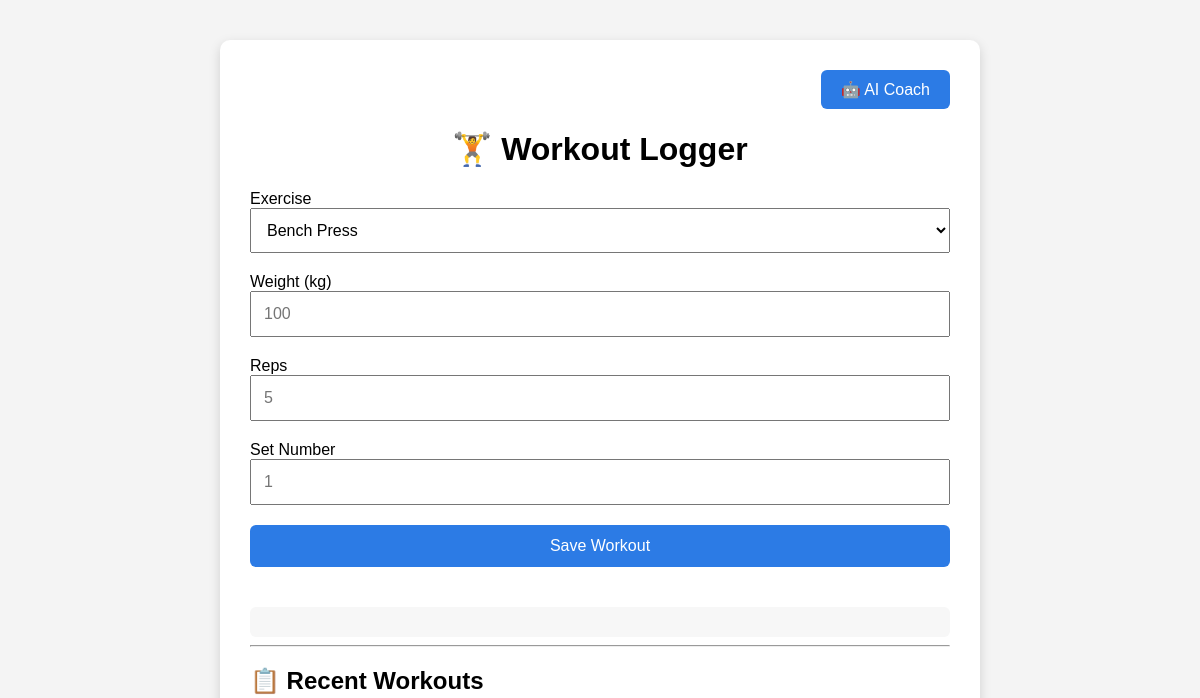
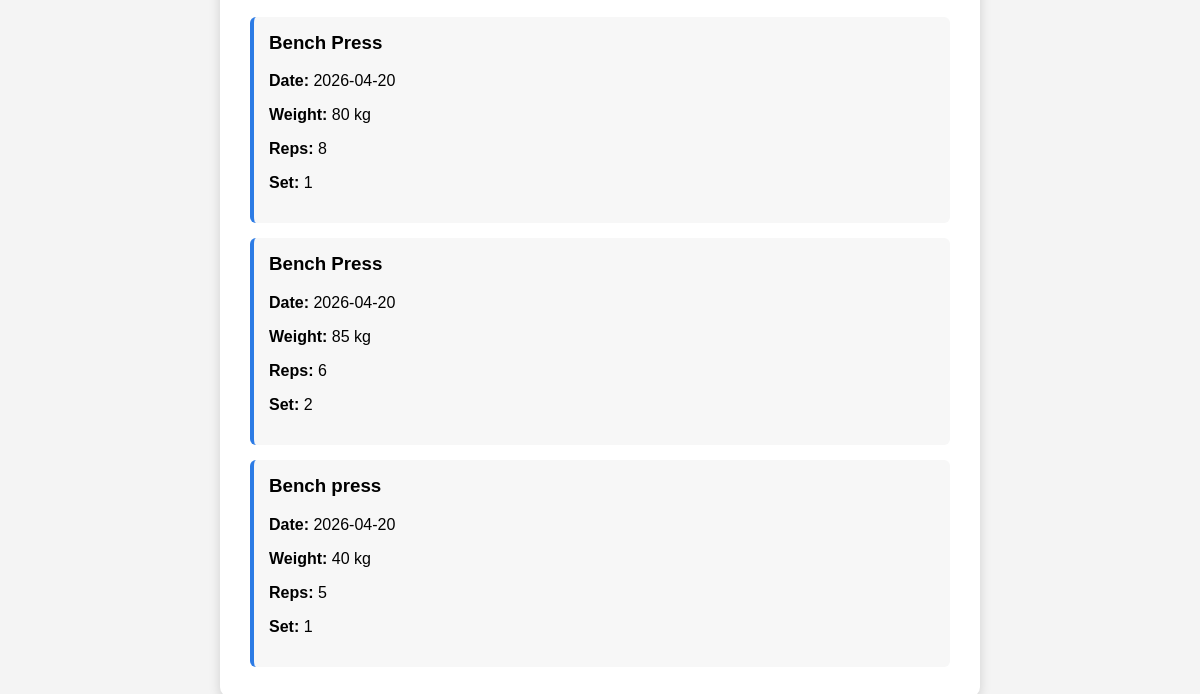
The app's page /workouts, older data (2 pictures, top to bottom).
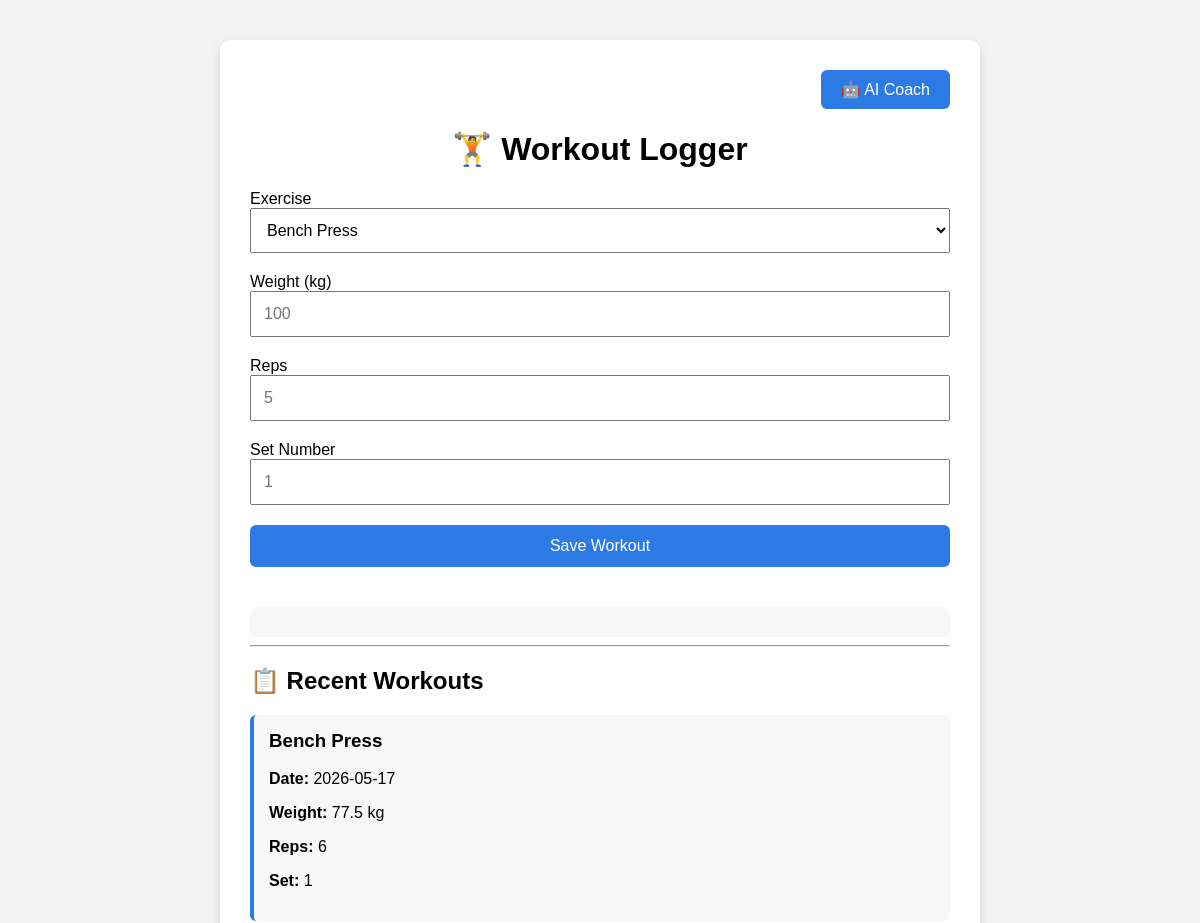
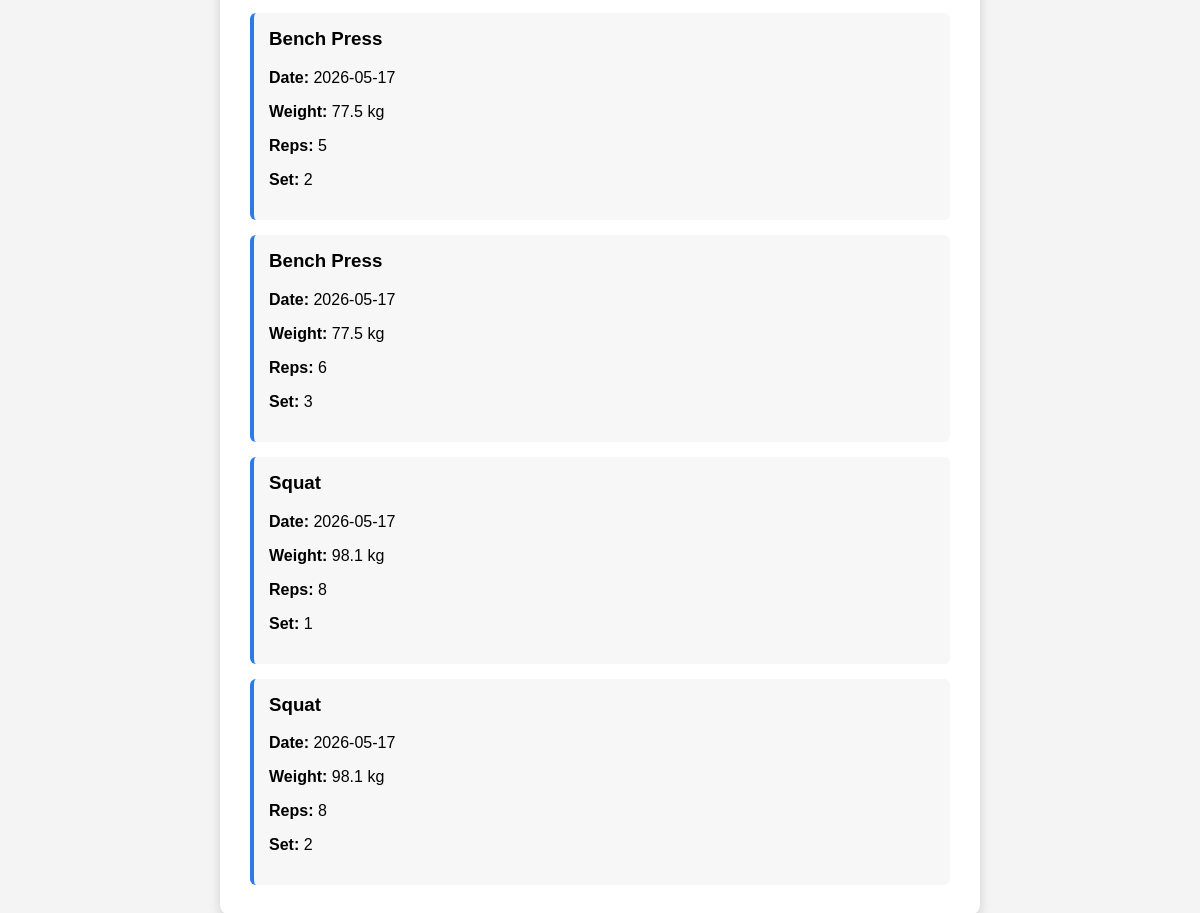
The same page, newer data (2 pictures, top to bottom).
### app/models.py (models this page shows)
class Set(Base):
    __tablename__ = 'sets'
    id = Column(Integer, primary_key=True)
    workout_id = Column(Integer, ForeignKey('workouts.id'))
    exercise_id = Column(Integer, ForeignKey('exercises.id'))
    reps = Column(Integer, nullable=False)
    weight = Column(Integer, nullable=False)
    set_number = Column(Integer, nullable=False)
    workout = relationship("Workout")
    exercise = relationship("Exercise")

class Exercise(Base):
    __tablename__ = 'exercises'
    id = Column(Integer, primary_key=True)
    name = Column(String, unique=True, nullable=False)

class Workout(Base):
    __tablename__ = 'workouts'
    id = Column(Integer, primary_key=True)
    user_id = Column(Integer, ForeignKey('users.id'))
    date = Column(Date, nullable=False)
    user = relationship("User")

### app/api.py (the view)
@app.get("/workouts")
def workout_page(request: Request):
        db = Session()
        exercises = (db.query(Exercise).all())
        recent_sets = (
            db.query(Set)
            .join(Workout)
            .join(Exercise)
            .order_by(Workout.date.desc())
            .limit(5)
            .all()
        )
        return templates.TemplateResponse(
            request=request,
            name="workouts.html",
            context={"request": request, "exercises": exercises, "recent_sets": recent_sets},
    )

### templates/workouts.html (shortened to what this page needs)
<!DOCTYPE html>
<html lang="en">
<head>
</head>
<body>
<div class="container">
    <div class="nav-bar">
        <a href="/coach">
            <button
                type="button"
                class="nav-button">
                🤖 AI Coach
            </button>
        </a>
    </div>
    <h1>🏋️ Workout Logger</h1>
    <form id="workout-form">
        <label>Exercise</label>
        <select id="exercise_id">
            {% for exercise in exercises %}
                <option value="{{ exercise.id }}">
                    {{ exercise.name }}
                </option>
            {% endfor %}
        </select>
        <label>Weight (kg)</label>
        <input
            id="weight"
            type="number"
            placeholder="100"
        >
        <label>Reps</label>
        <input
            id="reps"
            type="number"
            placeholder="5"
        >
        <label>Set Number</label>
        <input
            id="set_number"
            type="number"
            placeholder="1"
        >
        <button type="submit">
            Save Workout
        </button>
    </form>
    <div id="message"></div>
    <hr>
    <h2>📋 Recent Workouts</h2>
    {% if recent_sets %}
        {% for workout_set in recent_sets %}
            <div class="workout-card">
                <h3 style="margin-top:0;">
                    {{ workout_set.exercise.name }}
                </h3>
                <p>
                    <strong>Date:</strong>
                    {{ workout_set.workout.date }}
                </p>
                <p>
                    <strong>Weight:</strong>
                    {{ workout_set.weight }} kg
                </p>
                <p>
                    <strong>Reps:</strong>
                    {{ workout_set.reps }}
                </p>
                <p>
                    <strong>Set:</strong>
                    {{ workout_set.set_number }}
                </p>
            </div>
        {% endfor %}
    {% else %}
        <p>No workouts logged yet.</p>
    {% endif %}
</div>
</body>
</html>

### templates/workouts.html (style rules this page uses)
body { font-family: Arial, sans-serif; background-color: #f4f4f4; margin: 40px; }
.container { max-width: 700px; margin: auto; background: white; padding: 30px; border-radius: 10px; box-shadow: 0px 4px 12px rgba(0,0,0,0.15); }
.nav-bar { display: flex; justify-content: flex-end; margin-bottom: 20px; }
.nav-button { width: auto; padding: 10px 20px; margin-bottom: 0; }
h1 { text-align: center; }
input, select, button { width: 100%; padding: 12px; margin-bottom: 20px; box-sizing: border-box; font-size: 16px; }
button { background-color: #2c7be5; color: white; border: none; border-radius: 6px; cursor: pointer; }
#message { margin-top: 20px; padding: 15px; border-radius: 6px; background: #f7f7f7; }
.workout-card { margin-top: 15px; padding: 15px; background: #f7f7f7; border-radius: 6px; border-left: 4px solid #2c7be5; }

Row changes from the older to the newer data that the page shows:
no longer on this page (row edited): Set: exercise.name "Bench Press", workout "2026-04-20", weight "80", reps "8", set_number "1"
no longer on this page (row edited): Set: exercise.name "Bench Press", workout "2026-04-20", weight "85", reps "6", set_number "2"
no longer on this page (row edited): Set: exercise.name "Bench press", workout "2026-04-20", weight "40", reps "5", set_number "1"
added Set: exercise.name "Bench Press", workout "2026-05-17", weight "77.5", reps "6", set_number "1"
added Set: exercise.name "Bench Press", workout "2026-05-17", weight "77.5", reps "5", set_number "2"
added Set: exercise.name "Bench Press", workout "2026-05-17", weight "77.5", reps "6", set_number "3"
added Set: exercise.name "Squat", workout "2026-05-17", weight "98.1", reps "8", set_number "1"
added Set: exercise.name "Squat", workout "2026-05-17", weight "98.1", reps "8", set_number "2"
